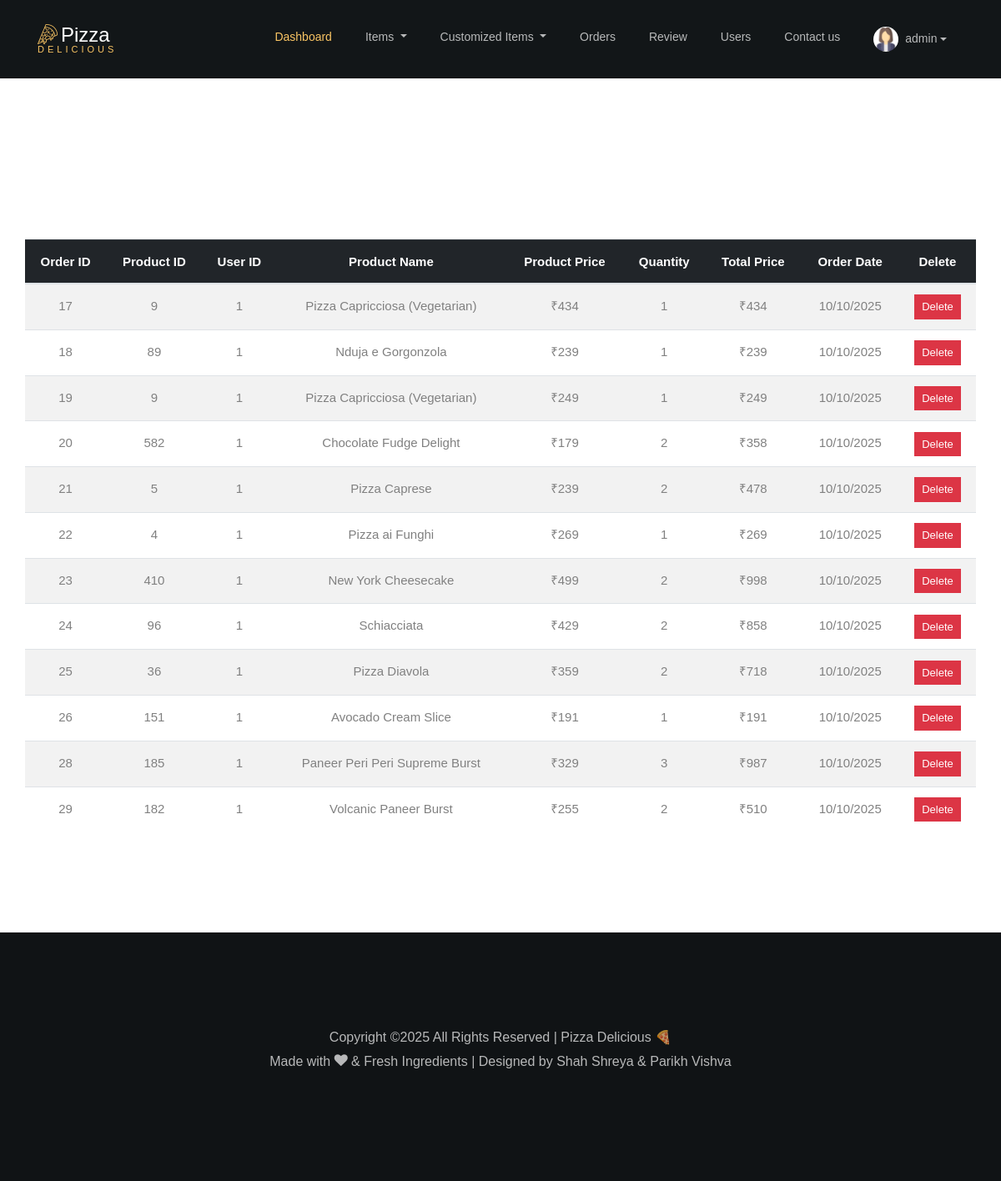
/order_view.php (signed in), run on the app's committed database.
### tables this page shows
CREATE TABLE `admin_tbl` (
  `admin_id` int(5) NOT NULL,
  `admin_name` varchar(100) NOT NULL,
  `admin_email` varchar(100) DEFAULT NULL,
  `admin_password` varchar(100) NOT NULL,
  `admin_status` varchar(100) DEFAULT NULL,
  `admin_photo` varchar(250) NOT NULL
);

CREATE TABLE `order_master_tbl` (
  `order_id` int(5) NOT NULL,
  `prod_id` int(5) DEFAULT NULL,
  `user_id` int(5) DEFAULT NULL,
  `prod_qty` int(10) NOT NULL,
  `total_price` int(50) NOT NULL,
  `order_date` varchar(50) DEFAULT NULL,
  `prod_price` int(50) DEFAULT NULL
);

CREATE TABLE `product_master_tbl` (
  `prod_id` int(5) NOT NULL,
  `prod_name` varchar(150) NOT NULL,
  `prod_description` varchar(250) DEFAULT NULL,
  `prod_photo` varchar(150) DEFAULT NULL,
  `price_small` int(6) NOT NULL DEFAULT 0,
  `price_medium` int(6) NOT NULL DEFAULT 0,
  `price_large` int(6) NOT NULL DEFAULT 0,
  `cat_id` int(50) NOT NULL,
  `sub_cat_id` int(50) NOT NULL
);

### order_view.php (the view)
<?php include("./php/admin_nav.php"); ?>
<section class="ftco-section contact-section d-flex justify-content-center align-items-center vh-100">
  <div class="container">
    <div class="row block-9 justify-content-center align-items-center">
      <div class="col-md-8 contact-info ftco-animate text-center">
        <h1>Orders</h1>
      </div>
      <table class="table table-striped text-center mt-4">
        <thead class="table-dark">
          <tr>
            <th>Order ID</th>
            <th>Product ID</th>
            <th>User ID</th>
            <th>Product Name</th>
            <th>Product Price</th>
            <th>Quantity</th>
            <th>Total Price</th>
            <th>Order Date</th>
            <th>Delete</th>
          </tr>
        </thead>
        <tbody>
          <?php
          include("connect.php");
          $q = "SELECT o.order_id, o.prod_id, o.user_id, p.prod_name, o.prod_price, o.prod_qty, o.total_price, o.order_date
                FROM order_master_tbl o
                LEFT JOIN product_master_tbl p ON o.prod_id = p.prod_id";
          $rs = mysqli_query($cn, $q);
          if (mysqli_num_rows($rs) > 0) {
            while ($row = mysqli_fetch_assoc($rs)) {
          ?>
              <tr>
                <td><?php echo $row['order_id']?? '0'; ?></td>
                <td><?php echo $row['prod_id']?? '0'; ?></td>
                <td><?php echo $row['user_id']; ?></td>
                <td><?php echo $row['prod_name'] ?? 'N/A'; ?></td>
                <td>₹<?php echo $row['prod_price']; ?></td>
                <td><?php echo $row['prod_qty']; ?></td>
                <td>₹<?php echo $row['total_price']; ?></td>
                <td><?php echo $row['order_date']; ?></td>
                <td>
                  <a href="order_delete.php?order_id=<?php echo $row['order_id']; ?>"
                     onclick="return confirm('Are you sure you want to delete this order?');">
                     <input type="button" value="Delete" class="btn btn-danger btn-sm">
                  </a>
                </td>
              </tr>
          <?php
            }
          } else {
            echo "<tr><td colspan='9'>No orders found.</td></tr>";
          }
          ?>
        </tbody>
      </table>
    </div>
  </div>
</section>
<?php include("./php/footer.php"); ?>

### php/admin_nav.php (shortened to what this page needs)
<?php
include("connect.php");
$adminName = 'Admin';
if (isset($_SESSION['admin_email'])) {
    $admin_email = $_SESSION['admin_email'];
    $q = "SELECT * FROM admin_tbl WHERE admin_email = '$admin_email'";
    $result = mysqli_query($cn, $q);
    if ($result && mysqli_num_rows($result) > 0) {
        $admin = mysqli_fetch_assoc($result);
        if (!empty($admin['admin_name'])) {
            $adminName = htmlspecialchars($admin['admin_name']);
        }
        if (!empty($admin['admin_photo'])) {
            $adminPhoto = $admin['admin_photo'];
        }
    }
}
?>
<!DOCTYPE html>
<html lang="en">
<head>
  <link href="./fonts/fonts1.css" rel="stylesheet">
  <link href="./fonts/fonts2.css" rel="stylesheet">
   <link href="./fonts/fonts3.css" rel="stylesheet">
  <link rel="stylesheet" href="css/open-iconic-bootstrap.min.css">
  <link rel="stylesheet" href="css/animate.css">
  <link rel="stylesheet" href="css/owl.carousel.min.css">
  <link rel="stylesheet" href="css/owl.theme.default.min.css">
  <link rel="stylesheet" href="css/magnific-popup.css">
  <link rel="stylesheet" href="css/aos.css">
  <link rel="stylesheet" href="css/ionicons.min.css">
  <link rel="stylesheet" href="css/bootstrap-datepicker.css">
  <link rel="stylesheet" href="css/jquery.timepicker.css">
  <link rel="stylesheet" href="css/flaticon.css">
  <link rel="stylesheet" href="css/icomoon.css">
  <link rel="stylesheet" href="css/style.css">
</head>
<body>
<nav class="navbar navbar-expand-lg navbar-dark ftco_navbar bg-dark ftco-navbar-light" id="ftco-navbar">
  <div class="container">
    <a class="navbar-brand" href="index.php">
      <span class="flaticon-pizza-1 mr-1"></span>Pizza<br><small>Delicious</small>
    </a>
    <div class="collapse navbar-collapse" id="ftco-nav">
      <ul class="navbar-nav ml-auto">
        <li class="nav-item active"><a href="admin_dashboard.php" class="nav-link">Dashboard</a></li>
        <li class="nav-item dropdown ">
          <a class="nav-link dropdown-toggle" href="#" id="exploreDropdown" role="button" data-bs-toggle="dropdown" aria-expanded="false">
            Items
          </a>
        </li>
        <li class="nav-item dropdown ">
          <a class="nav-link dropdown-toggle" href="#" id="exploreDropdown" role="button" data-bs-toggle="dropdown" aria-expanded="false">
            Customized Items
          </a>
        </li>
          <li class="nav-item dropdown ">
        <li class="nav-item"><a href="order_view.php" class="nav-link">Orders</a></li>
        <li class="nav-item"><a href="review_view.php" class="nav-link">Review</a></li>
        <li class="nav-item"><a href="signin_view.php" class="nav-link">Users</a></li>
        <li class="nav-item"><a href="contact_us_view.php" class="nav-link">Contact us</a></li>
        <?php if (isset($_SESSION['admin_email'])): ?>
          <li class="nav-item dropdown">
            <a class="nav-link dropdown-toggle d-flex align-items-center" href="#" id="adminDropdown" role="button" data-bs-toggle="dropdown" aria-expanded="false">
  <img src="<?php echo htmlspecialchars($adminPhoto); ?>" class="profile-img" alt="Admin">
  <?php echo $adminName; ?>
</a>
          </li>
        <?php else: ?>
          <li class="nav-item"><a class="nav-link" href="admin_signin_form.php">Sign in</a></li>
        <?php endif; ?>
      </ul>
    </div>
  </div>
</nav>
</body>
</html>

### php/admin_nav.php (style rules this page uses)
.profile-img { border-radius: 50%; width: 30px; height: 30px; object-fit: cover; margin-right: 8px; }

### data on the page
admin_tbl: admin_photo (picture), admin_name "admin"
order_master_tbl: order_id "17", prod "9", user "1", prod.prod_name "Pizza Capricciosa (Vegetarian)", prod_price "434", prod_qty "1", total_price "434", order_date "10/10/2025"
order_master_tbl: order_id "18", prod "89", user "1", prod.prod_name "Nduja e Gorgonzola", prod_price "239", prod_qty "1", total_price "239", order_date "10/10/2025"
order_master_tbl: order_id "19", prod "9", user "1", prod.prod_name "Pizza Capricciosa (Vegetarian)", prod_price "249", prod_qty "1", total_price "249", order_date "10/10/2025"
order_master_tbl: order_id "20", prod "582", user "1", prod.prod_name "Chocolate Fudge Delight", prod_price "179", prod_qty "2", total_price "358", order_date "10/10/2025"
order_master_tbl: order_id "21", prod "5", user "1", prod.prod_name "Pizza Caprese", prod_price "239", prod_qty "2", total_price "478", order_date "10/10/2025"
order_master_tbl: order_id "22", prod "4", user "1", prod.prod_name "Pizza ai Funghi", prod_price "269", prod_qty "1", total_price "269", order_date "10/10/2025"
order_master_tbl: order_id "23", prod "410", user "1", prod.prod_name "New York Cheesecake", prod_price "499", prod_qty "2", total_price "998", order_date "10/10/2025"
order_master_tbl: order_id "24", prod "96", user "1", prod.prod_name "Schiacciata", prod_price "429", prod_qty "2", total_price "858", order_date "10/10/2025"
order_master_tbl: order_id "25", prod "36", user "1", prod.prod_name "Pizza Diavola", prod_price "359", prod_qty "2", total_price "718", order_date "10/10/2025"
order_master_tbl: order_id "26", prod "151", user "1", prod.prod_name "Avocado Cream Slice", prod_price "191", prod_qty "1", total_price "191", order_date "10/10/2025"
order_master_tbl: order_id "28", prod "185", user "1", prod.prod_name "Paneer Peri Peri Supreme Burst", prod_price "329", prod_qty "3", total_price "987", order_date "10/10/2025"
order_master_tbl: order_id "29", prod "182", user "1", prod.prod_name "Volcanic Paneer Burst", prod_price "255", prod_qty "2", total_price "510", order_date "10/10/2025"
